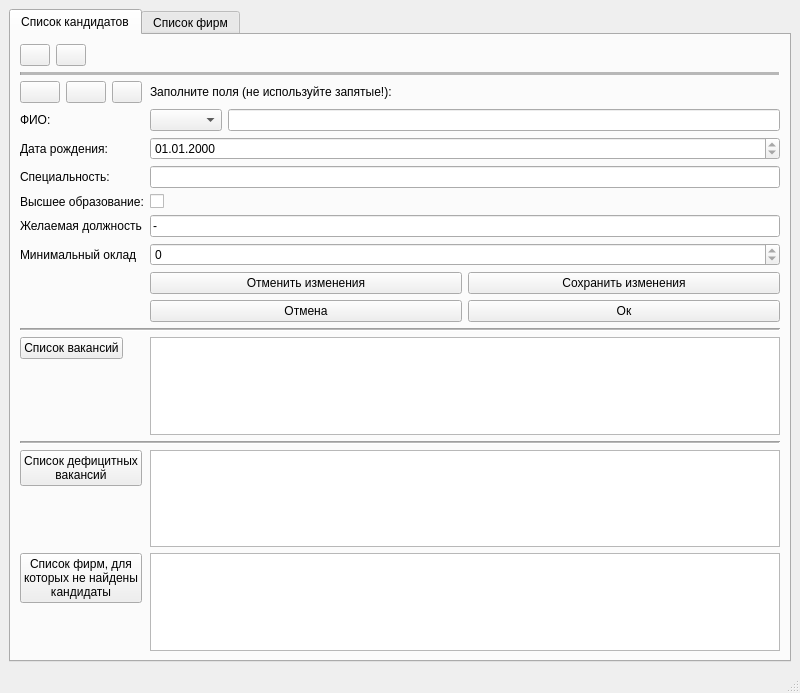
<?xml version="1.0" encoding="UTF-8"?>
<ui version="4.0">
 <class>MainWindow</class>
 <widget class="QMainWindow" name="MainWindow">
  <property name="geometry">
   <rect>
    <x>0</x>
    <y>0</y>
    <width>800</width>
    <height>693</height>
   </rect>
  </property>
  <property name="windowTitle">
   <string>Биржа труда</string>
  </property>
  <widget class="QWidget" name="centralwidget">
   <layout class="QHBoxLayout" name="horizontalLayout_4">
    <item>
     <widget class="QTabWidget" name="tabWidget">
      <property name="currentIndex">
       <number>0</number>
      </property>
      <widget class="QWidget" name="tab">
       <attribute name="title">
        <string>Список кандидатов</string>
       </attribute>
       <layout class="QHBoxLayout" name="horizontalLayout_2">
        <item>
         <layout class="QFormLayout" name="formLayout_2">
          <item row="0" column="0">
           <layout class="QHBoxLayout" name="horizontalLayout_8">
            <item>
             <widget class="QPushButton" name="pushButton">
              <property name="maximumSize">
               <size>
                <width>30</width>
                <height>16777215</height>
               </size>
              </property>
              <property name="text">
               <string/>
              </property>
              <property name="icon">
               <iconset theme="document-open"/>
              </property>
             </widget>
            </item>
            <item>
             <widget class="QPushButton" name="pushButton_2">
              <property name="enabled">
               <bool>true</bool>
              </property>
              <property name="maximumSize">
               <size>
                <width>30</width>
                <height>16777215</height>
               </size>
              </property>
              <property name="text">
               <string/>
              </property>
              <property name="icon">
               <iconset theme="document-save"/>
              </property>
             </widget>
            </item>
           </layout>
          </item>
          <item row="1" column="0" colspan="2">
           <widget class="Line" name="line_2">
            <property name="lineWidth">
             <number>1</number>
            </property>
            <property name="midLineWidth">
             <number>5</number>
            </property>
            <property name="orientation">
             <enum>Qt::Horizontal</enum>
            </property>
           </widget>
          </item>
          <item row="2" column="0">
           <layout class="QHBoxLayout" name="horizontalLayout_10">
            <item>
             <widget class="QPushButton" name="pushButton_3">
              <property name="text">
               <string/>
              </property>
              <property name="icon">
               <iconset theme="list-add"/>
              </property>
             </widget>
            </item>
            <item>
             <widget class="QPushButton" name="pushButton_4">
              <property name="text">
               <string/>
              </property>
              <property name="icon">
               <iconset theme="list-remove"/>
              </property>
             </widget>
            </item>
            <item>
             <widget class="QPushButton" name="pushButton_7">
              <property name="maximumSize">
               <size>
                <width>30</width>
                <height>16777215</height>
               </size>
              </property>
              <property name="text">
               <string/>
              </property>
              <property name="icon">
               <iconset theme="accessories-text-editor"/>
              </property>
             </widget>
            </item>
           </layout>
          </item>
          <item row="2" column="1">
           <layout class="QHBoxLayout" name="horizontalLayout_11">
            <item>
             <widget class="QLabel" name="label_9">
              <property name="text">
               <string>Заполните поля (не используйте запятые!):</string>
              </property>
             </widget>
            </item>
           </layout>
          </item>
          <item row="3" column="0">
           <widget class="QLabel" name="label">
            <property name="text">
             <string>ФИО:</string>
            </property>
           </widget>
          </item>
          <item row="3" column="1">
           <layout class="QHBoxLayout" name="horizontalLayout_23">
            <item>
             <widget class="QComboBox" name="comboBox"/>
            </item>
            <item>
             <widget class="QLineEdit" name="lineEdit_3"/>
            </item>
           </layout>
          </item>
          <item row="6" column="0">
           <widget class="QLabel" name="label_2">
            <property name="text">
             <string>Дата рождения:</string>
            </property>
           </widget>
          </item>
          <item row="6" column="1">
           <widget class="QDateEdit" name="dateEdit">
            <property name="enabled">
             <bool>true</bool>
            </property>
            <property name="readOnly">
             <bool>true</bool>
            </property>
            <property name="displayFormat">
             <string>dd.MM.yyyy</string>
            </property>
            <property name="calendarPopup">
             <bool>false</bool>
            </property>
           </widget>
          </item>
          <item row="7" column="0">
           <widget class="QLabel" name="label_3">
            <property name="text">
             <string>Специальность:</string>
            </property>
           </widget>
          </item>
          <item row="7" column="1">
           <widget class="QLineEdit" name="lineEdit">
            <property name="readOnly">
             <bool>true</bool>
            </property>
           </widget>
          </item>
          <item row="8" column="0">
           <widget class="QLabel" name="label_4">
            <property name="text">
             <string>Высшее образование:</string>
            </property>
           </widget>
          </item>
          <item row="8" column="1">
           <widget class="QCheckBox" name="checkBox">
            <property name="enabled">
             <bool>true</bool>
            </property>
            <property name="text">
             <string/>
            </property>
            <property name="checkable">
             <bool>true</bool>
            </property>
            <property name="checked">
             <bool>false</bool>
            </property>
            <property name="tristate">
             <bool>false</bool>
            </property>
           </widget>
          </item>
          <item row="9" column="0">
           <widget class="QLabel" name="label_5">
            <property name="text">
             <string>Желаемая должность</string>
            </property>
           </widget>
          </item>
          <item row="9" column="1">
           <widget class="QLineEdit" name="lineEdit_2">
            <property name="enabled">
             <bool>true</bool>
            </property>
            <property name="text">
             <string>-</string>
            </property>
            <property name="readOnly">
             <bool>true</bool>
            </property>
           </widget>
          </item>
          <item row="10" column="0">
           <widget class="QLabel" name="label_6">
            <property name="text">
             <string>Минимальный оклад</string>
            </property>
           </widget>
          </item>
          <item row="10" column="1">
           <widget class="QSpinBox" name="spinBox">
            <property name="readOnly">
             <bool>true</bool>
            </property>
            <property name="maximum">
             <number>50000</number>
            </property>
           </widget>
          </item>
          <item row="11" column="1">
           <layout class="QHBoxLayout" name="horizontalLayout_3">
            <item>
             <widget class="QPushButton" name="pushButton_8">
              <property name="text">
               <string>Отменить изменения</string>
              </property>
              <property name="icon">
               <iconset theme="application-exit"/>
              </property>
             </widget>
            </item>
            <item>
             <widget class="QPushButton" name="pushButton_9">
              <property name="text">
               <string>Сохранить изменения</string>
              </property>
              <property name="icon">
               <iconset theme="emblem-default"/>
              </property>
             </widget>
            </item>
           </layout>
          </item>
          <item row="12" column="1">
           <layout class="QHBoxLayout" name="horizontalLayout">
            <item>
             <widget class="QPushButton" name="pushButton_6">
              <property name="text">
               <string>Отмена</string>
              </property>
              <property name="icon">
               <iconset theme="emblem-unreadable"/>
              </property>
             </widget>
            </item>
            <item>
             <widget class="QPushButton" name="pushButton_5">
              <property name="text">
               <string>Ок</string>
              </property>
              <property name="icon">
               <iconset theme="emblem-default"/>
              </property>
             </widget>
            </item>
           </layout>
          </item>
          <item row="13" column="0" colspan="2">
           <widget class="Line" name="line">
            <property name="midLineWidth">
             <number>1</number>
            </property>
            <property name="orientation">
             <enum>Qt::Horizontal</enum>
            </property>
           </widget>
          </item>
          <item row="14" column="1">
           <widget class="QTextEdit" name="textEdit">
            <property name="undoRedoEnabled">
             <bool>true</bool>
            </property>
            <property name="readOnly">
             <bool>true</bool>
            </property>
           </widget>
          </item>
          <item row="16" column="1">
           <widget class="QTextEdit" name="textEdit_2">
            <property name="readOnly">
             <bool>true</bool>
            </property>
           </widget>
          </item>
          <item row="15" column="0" colspan="2">
           <widget class="Line" name="line_4">
            <property name="midLineWidth">
             <number>1</number>
            </property>
            <property name="orientation">
             <enum>Qt::Horizontal</enum>
            </property>
           </widget>
          </item>
          <item row="17" column="1">
           <widget class="QTextEdit" name="textEdit_3">
            <property name="readOnly">
             <bool>true</bool>
            </property>
           </widget>
          </item>
          <item row="14" column="0">
           <widget class="QPushButton" name="pushButton_19">
            <property name="text">
             <string>Список вакансий</string>
            </property>
           </widget>
          </item>
          <item row="16" column="0">
           <widget class="QPushButton" name="pushButton_20">
            <property name="text">
             <string>Список дефицитных
вакансий</string>
            </property>
           </widget>
          </item>
          <item row="17" column="0">
           <widget class="QPushButton" name="pushButton_21">
            <property name="text">
             <string>Список фирм, для
которых не найдены
кандидаты</string>
            </property>
           </widget>
          </item>
         </layout>
        </item>
       </layout>
      </widget>
      <widget class="QWidget" name="tab_2">
       <attribute name="title">
        <string>Список фирм</string>
       </attribute>
       <layout class="QVBoxLayout" name="verticalLayout">
        <item>
         <layout class="QFormLayout" name="formLayout">
          <item row="0" column="0">
           <layout class="QHBoxLayout" name="horizontalLayout_12">
            <item>
             <widget class="QPushButton" name="pushButton_10">
              <property name="maximumSize">
               <size>
                <width>30</width>
                <height>16777215</height>
               </size>
              </property>
              <property name="text">
               <string/>
              </property>
              <property name="icon">
               <iconset theme="document-open"/>
              </property>
             </widget>
            </item>
            <item>
             <widget class="QPushButton" name="pushButton_11">
              <property name="maximumSize">
               <size>
                <width>30</width>
                <height>16777215</height>
               </size>
              </property>
              <property name="text">
               <string/>
              </property>
              <property name="icon">
               <iconset theme="document-save"/>
              </property>
             </widget>
            </item>
           </layout>
          </item>
          <item row="0" column="1">
           <layout class="QHBoxLayout" name="horizontalLayout_13"/>
          </item>
          <item row="1" column="0" colspan="2">
           <widget class="Line" name="line_3">
            <property name="midLineWidth">
             <number>6</number>
            </property>
            <property name="orientation">
             <enum>Qt::Horizontal</enum>
            </property>
           </widget>
          </item>
          <item row="2" column="1">
           <layout class="QHBoxLayout" name="horizontalLayout_14">
            <item>
             <widget class="QLabel" name="label_18">
              <property name="text">
               <string>Заполните поля (не используйте запятые!):</string>
              </property>
             </widget>
            </item>
           </layout>
          </item>
          <item row="3" column="0">
           <widget class="QLabel" name="label_10">
            <property name="text">
             <string>Фирма:</string>
            </property>
           </widget>
          </item>
          <item row="3" column="1">
           <layout class="QHBoxLayout" name="horizontalLayout_7">
            <item>
             <widget class="QComboBox" name="comboBox_2"/>
            </item>
            <item>
             <widget class="QLineEdit" name="lineEdit_4"/>
            </item>
           </layout>
          </item>
          <item row="4" column="0">
           <widget class="QLabel" name="label_12">
            <property name="text">
             <string>Специальность:</string>
            </property>
           </widget>
          </item>
          <item row="4" column="1">
           <widget class="QLineEdit" name="lineEdit_5"/>
          </item>
          <item row="5" column="0">
           <widget class="QLabel" name="label_11">
            <property name="text">
             <string>Должность:</string>
            </property>
           </widget>
          </item>
          <item row="5" column="1">
           <widget class="QLineEdit" name="lineEdit_6"/>
          </item>
          <item row="6" column="0">
           <widget class="QLabel" name="label_13">
            <property name="text">
             <string>Оклад:</string>
            </property>
           </widget>
          </item>
          <item row="6" column="1">
           <widget class="QSpinBox" name="spinBox_2">
            <property name="maximum">
             <number>100000</number>
            </property>
           </widget>
          </item>
          <item row="7" column="0">
           <widget class="QLabel" name="label_14">
            <property name="text">
             <string>Дни отпуска:</string>
            </property>
           </widget>
          </item>
          <item row="7" column="1">
           <widget class="QSpinBox" name="spinBox_3">
            <property name="maximum">
             <number>365</number>
            </property>
           </widget>
          </item>
          <item row="8" column="0">
           <widget class="QLabel" name="label_15">
            <property name="text">
             <string>Высшее образование:</string>
            </property>
           </widget>
          </item>
          <item row="8" column="1">
           <widget class="QCheckBox" name="checkBox_2">
            <property name="text">
             <string/>
            </property>
           </widget>
          </item>
          <item row="9" column="0">
           <widget class="QLabel" name="label_16">
            <property name="text">
             <string>Минимальный возраст:</string>
            </property>
           </widget>
          </item>
          <item row="9" column="1">
           <widget class="QSpinBox" name="spinBox_4"/>
          </item>
          <item row="10" column="0">
           <widget class="QLabel" name="label_17">
            <property name="text">
             <string>Максимальный возраст:</string>
            </property>
           </widget>
          </item>
          <item row="10" column="1">
           <widget class="QSpinBox" name="spinBox_5">
            <property name="maximum">
             <number>120</number>
            </property>
           </widget>
          </item>
          <item row="2" column="0">
           <layout class="QHBoxLayout" name="horizontalLayout_17">
            <item>
             <widget class="QPushButton" name="pushButton_13">
              <property name="text">
               <string/>
              </property>
              <property name="icon">
               <iconset theme="list-add"/>
              </property>
             </widget>
            </item>
            <item>
             <widget class="QPushButton" name="pushButton_14">
              <property name="text">
               <string/>
              </property>
              <property name="icon">
               <iconset theme="list-remove"/>
              </property>
             </widget>
            </item>
            <item>
             <widget class="QPushButton" name="pushButton_12">
              <property name="text">
               <string/>
              </property>
              <property name="icon">
               <iconset theme="accessories-text-editor"/>
              </property>
             </widget>
            </item>
           </layout>
          </item>
          <item row="11" column="1">
           <layout class="QGridLayout" name="gridLayout_2">
            <item row="1" column="1">
             <widget class="QPushButton" name="pushButton_16">
              <property name="text">
               <string>Ок</string>
              </property>
              <property name="icon">
               <iconset theme="emblem-default"/>
              </property>
             </widget>
            </item>
            <item row="0" column="1">
             <widget class="QPushButton" name="pushButton_15">
              <property name="text">
               <string>Сохранить изменения</string>
              </property>
              <property name="icon">
               <iconset theme="emblem-default"/>
              </property>
             </widget>
            </item>
            <item row="0" column="0">
             <widget class="QPushButton" name="pushButton_17">
              <property name="text">
               <string>Отменить изменения</string>
              </property>
              <property name="icon">
               <iconset theme="edit-clear"/>
              </property>
             </widget>
            </item>
            <item row="1" column="0">
             <widget class="QPushButton" name="pushButton_18">
              <property name="text">
               <string>Отменить</string>
              </property>
              <property name="icon">
               <iconset theme="edit-clear"/>
              </property>
             </widget>
            </item>
           </layout>
          </item>
         </layout>
        </item>
       </layout>
      </widget>
     </widget>
    </item>
   </layout>
  </widget>
  <widget class="QStatusBar" name="statusbar"/>
  <widget class="QMenuBar" name="menubar">
   <property name="geometry">
    <rect>
     <x>0</x>
     <y>0</y>
     <width>800</width>
     <height>22</height>
    </rect>
   </property>
  </widget>
 </widget>
 <resources/>
 <connections/>
</ui>
